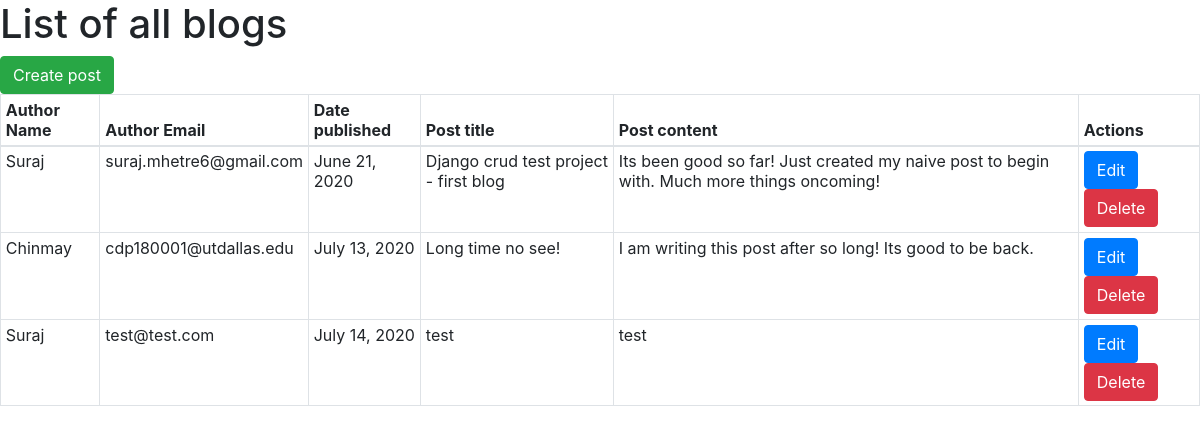
Page /blogs/post_list/ on the earlier database version.
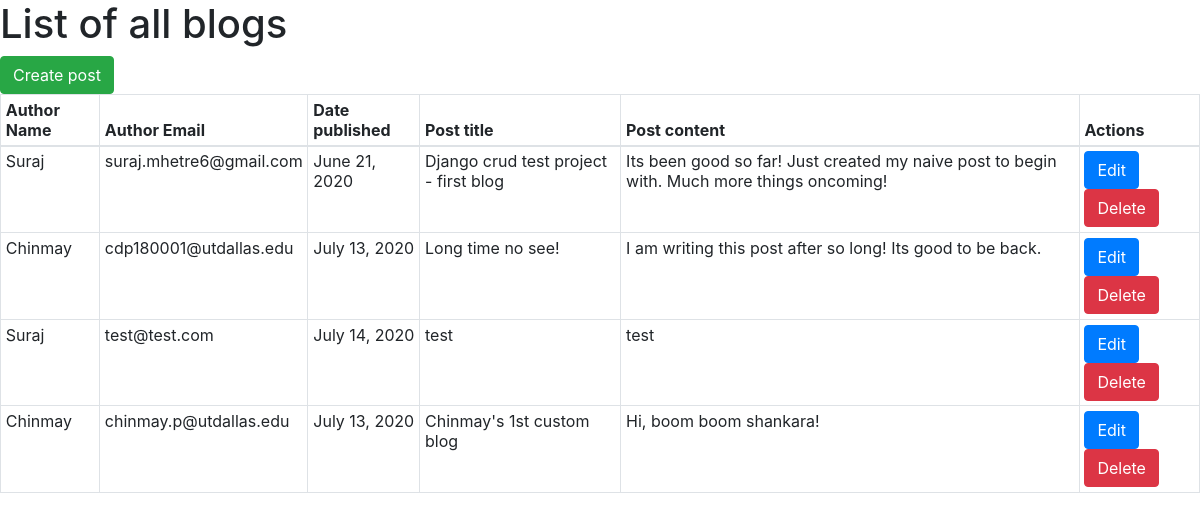
Same page on the later database version.
### BLOG_POSTS/models.py (models this page shows, shortened)
class BlogPost(models.Model):
    author_name = models.CharField(max_length=50)
    author_email = models.EmailField(max_length=50, unique=True)
    date_published = models.DateField()
    post_title = models.CharField(max_length=100)
    post_content = models.CharField(max_length=10000)

### BLOG_POSTS/views.py (the view)
# urls.py: path('post_list/', views.post_list, name="POST_LIST"),
def post_list(request):
    BlogPosts = BlogPost.objects.all()
    return render(request, 'BLOG_POSTS/POST_LIST.html', {'BlogPosts':BlogPosts})

### BLOG_POSTS/Templates/BLOG_POSTS/POST_LIST.html (shortened to what this page needs)
{% load static %}
<html>
    <head>
        <link rel="stylesheet" href="https://stackpath.bootstrapcdn.com/bootstrap/4.3.1/css/bootstrap.min.css">
    </head>
    <body>
        <h1>List of all blogs</h1>
        <table class="table table-stripped table-bordered table-sm">
            <thead>
                <tr>
                    <th>Author Name</th>
                    <th>Author Email</th>
                    <th>Date published</th>
                    <th>Post title</th>
                    <th>Post content</th>
                    <th>Actions</th>
                </tr>
            </thead>
            <tbody>
                {% for BlogPost in BlogPosts %}
                <tr>
                    <td>{{ BlogPost.author_name }}</td>
                    <td>{{ BlogPost.author_email }}</td>
                    <td>{{ BlogPost.date_published }}</td>
                    <td>{{ BlogPost.post_title }}</td>
                    <td>{{ BlogPost.post_content }}</td>
                    <td>
                        <a href="{% url 'POST_UPDATE' BlogPost.id %}" class="btn btn-primary">Edit</a>
                        <a href="{% url 'POST_DELETE' BlogPost.id %}" class="btn btn-danger">Delete</a>
                    </td>
                </tr>
                {% endfor %}
            </tbody>
            <tfoot>
                <tr>
                    <a href="{% url 'POST_FORM' %}" class="btn btn-success mx-auto">Create post</a>
                </tr>
            </tfoot>
        </table>
    </body>
</html>

Differences in the rows shown:
added BlogPost: author_name "Chinmay", author_email "chinmay.p@utdallas.edu", date_published "July 13, 2020", post_title "Chinmay's 1st custom blog", post_content "Hi, boom boom shankara!"
